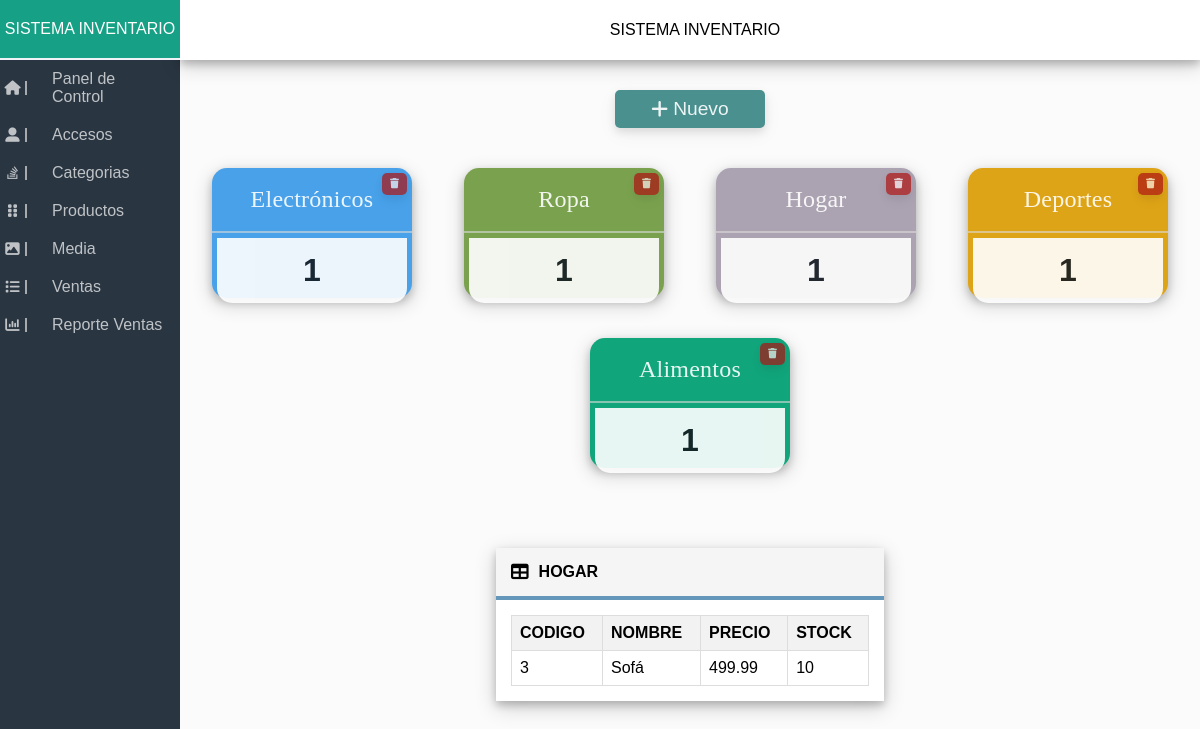
The page /index.php?m=index&url=Categorias&table=Categoria&on=3&tableShow=Producto&nombre=Hogar on the database its author committed.
### tables this page shows
CREATE TABLE Categoria(
	Codigo INT AUTO_INCREMENT PRIMARY KEY,
    Nombre VARCHAR(30) NOT NULL,
    Descripcion VARCHAR(255) NOT NULL
);

CREATE TABLE Producto(
	Codigo INT AUTO_INCREMENT PRIMARY KEY,
    Nombre VARCHAR(30) NOT NULL,
    Precio DECIMAL(8,2) NOT NULL,
    Stock INT NOT NULL,
    CodigoC INT,
    CodigoPr INT,
    FOREIGN KEY (CodigoC) REFERENCES Categoria(Codigo),
    FOREIGN KEY (CodigoPr) REFERENCES Proveedor(Codigo)
);

### controlador/index.php (called while the page is built, shortened)
<?php
    require_once("modelo/index.php");
    class Controller{
        static function index(){
            $url = $_REQUEST['url'];
            require_once("vista/$url.php");
        }
    }
?>

### modelo/index.php (called while the page is built, shortened)
<?php
    class Modelo{
        public $db;
        private $datos;
        public function __construct(){
            $this->db = new PDO('mysql:host=localhost;dbname=Inventario',"root","");
        }
        public function consulta($query, $Assoc){
            $resultado = $this->db->query($query);
            if ($resultado) {
                if ($Assoc) {
                    $this->datos = $resultado->fetchAll(PDO::FETCH_ASSOC);
                }
                else {
                    $this->datos = $resultado->fetchAll(PDO::FETCH_NUM);
                }
                return $this->datos;
            }else {
                echo "Error en la consulta";
                return;
            }
         }
    }
?>

### vista/Categorias.php (the view, shortened to what this page needs)
<?php $Model = new Modelo(); ?>
<div class="Stats">
	<div style="width: 100%">
		<a class="btn new" style="width: 150px; font-size: 1.5em; margin-bottom: 20px;" onclick="openModal()">
			<i class="fa-solid fa-plus fa-fade"></i>
			<p>Nuevo</p>
		</a>
	</div>
	<?php
        $dato =  $Model->consulta("SELECT * FROM Categoria", 1);
		foreach ($dato as $key):
    ?>
			<div class="CardMini" <?php echo "style=\"background-color: rgb(".strval((22 + (50 * (int)$key['Codigo'])) % 255).",
																			".strval((160 + (1 * (int)$key['Codigo'])) % 255).",
																			".strval((133 + (100 * (int)$key['Codigo'])) % 255).")\" ";?>>
				<div class="CardMini-Head">
					<a href="index.php?m=index&url=Categorias&table=Categoria&on=<?php echo $key['Codigo']?>&tableShow=Producto&nombre=<?php echo $key['Nombre']?>">
						<?php echo $key['Nombre'] ?>
					</a>
					<div>
						<a class="btn delete" href="index.php?m=eliminar&id=<?php echo $key['Codigo']?>&table=Categoria" onclick="return confirm('ESTA SEGURO'); false">
							<i class="fa-solid fa-trash"></i>
						</a>
					</div>
				</div>
				<div class="CardMini-Footer">
					<?php
						$cod = $key['Codigo'];
						$productos = $Model->consulta("SELECT * FROM Producto
													   WHERE CodigoC = $cod;", 1);
					?>
					<p class="Card-Num">  <?php echo count($productos);?> </p>
				</div>
			</div>
	<?php endforeach; ?>
<?php
	if(isset($_GET['on'])):
    	if(isset($_GET['tableShow'])):
			require_once("vista/TablesCategorias.php");
		endif;
	endif;
?>
</div>

### vista/TablesCategorias.php
<?php
    $on = $_REQUEST['on'];
    $table = $_REQUEST['tableShow'];
    $nombre = $_REQUEST['nombre'];
?>
<div style="width: 100%; padding: 50px 30% 0 30%;">
<div class="Table">
    <div class="Table-Header">
        <i class="fa-solid fa-table"></i>
        <p><?php echo strtoupper($nombre)?></p>
    </div>
    <div class="Table-Contain">
        <table>
            <tr >
                <?php
                    $NTablas = $Model->consulta("DESCRIBE $table", 1);
                    foreach ($NTablas as $key):
                        $NCampo = $key['Field'];
                        if ($NCampo != "CodigoC" && $NCampo != "CodigoPr"):?>
                            <th class="TableHeader" style="font-weight: bold;"><?php echo strtoupper($NCampo)?></th>
                        <?php endif; ?>
                    <?php endforeach; ?>
            </tr>
            <tbody>
                <?php
                    $dato =  $Model->consulta("SELECT * FROM $table WHERE Codigo = $on", 1);
                        foreach ($dato as $key => $fila):?>
                            <tr>
                                <?php foreach ($fila as $v => $value):
                                    if ($v != "CodigoC" && $v != "CodigoPr"): ?>
                                        <td><?php echo $value?></td>
                                    <?php endif; ?>
                                <?php endforeach; ?>
                            </tr>
                        <?php endforeach; ?>
            </tbody>
        </table>
    </div>
</div>
</div>

### vista/css/stylesss.css (style rules this page uses)
* { font-family: Arial, sans-serif; margin: 0; padding: 0; box-sizing: border-box; }
body { background-color: #fbfbfb; }
.Stats { width: 85%; margin: 30px 0; display: flex; justify-content: space-evenly; flex-wrap: wrap; text-align: center; }
.Card-Num { font-size: 2rem; font-weight: bolder; }
.CardMini { width: 200px; height: 130px; margin: 20px; color: #fff; text-align: center; border-radius: 15px; box-shadow: 0px 4px 8px 0 rgba(0, 0, 0, 0.2), 0 6px 20px 0 rgba(0, 0, 0, 0.19); }
.CardMini-Head { height: 50%; border-bottom: 2px solid #dddddd94; position: relative; }
.CardMini-Head > a { width: 100%; height: 100%; display: flex; align-items: center; justify-content: center; text-decoration: none; color: #fff; font-size: 1.5rem; font-family: fantasy; letter-spacing: 0.01em; opacity: 0.9; }
.CardMini-Head > div { position: absolute; top: 5px; right: 3px; opacity: 0.7; }
.CardMini-Head > div > a { font-size: 0.8em; padding: 6px 8px; padding-top: 4px; }
.CardMini-Footer { height: 50%; display: flex; align-items: center; justify-content: center; margin: 5px; border-radius: 0 0 15px 15px; background-color: rgb(255, 255, 255); color: #151b22; opacity: 0.9; }
.Table { width: auto; height: auto; margin: 10px; background-color: #ffffff; box-shadow: 0px 4px 8px 0 rgba(0, 0, 0, 0.2), 0 6px 20px 0 rgba(0, 0, 0, 0.19); }
.Table-Header { display: flex; padding: 15px; background-color: #f5f5f5; border-bottom: 4px solid #6597ba; font-weight: bolder; }
.fa-table { font-size: 1.1rem; margin-right: 10px; }
.Table-Contain { padding: 15px; display: flex; align-items: center; justify-content: center; }
table { width: 100%; border-collapse: collapse; }
th, td { border: 1px solid #ddd; padding: 8px; text-align: left; }
th { background-color: #f2f2f2; }
.btn { display: inline-flex; padding: 8px 15px; margin: 0 2px; font-size: 16px; text-align: center; justify-content: center; align-items: center; text-decoration: none; cursor: pointer; border-radius: 5px; transition: background-color 0.3s, color 0.3s; background-color: rgba(73, 144, 142, 255); box-shadow: 0px 4px 8px 0 rgba(0, 0, 0, 0.1), 0 6px 20px 0 rgba(0, 0, 0, 0.05); text-shadow: none; }
.btn i { padding-top: 2px; font-size: 0.8em; color: #fff; opacity: 0.9; }
.btn p { margin-left: 5px; font-size: 0.8em; color: #fff; opacity: 0.9; }
.delete { background-color: rgb(173, 18, 18); }

### rows shown on the page
categoria: Nombre "Electrónicos", count($productos) "1"
categoria: Nombre "Ropa", count($productos) "1"
categoria: Nombre "Hogar", count($productos) "1"
categoria: Nombre "Deportes", count($productos) "1"
categoria: Nombre "Alimentos", count($productos) "1"
producto: Codigo "3", Nombre "Sofá", Precio "499.99", Stock "10"

### other values the page prints
$nombre "HOGAR"
$NCampo "CODIGO"
$NCampo "NOMBRE"
$NCampo "PRECIO"
$NCampo "STOCK"
